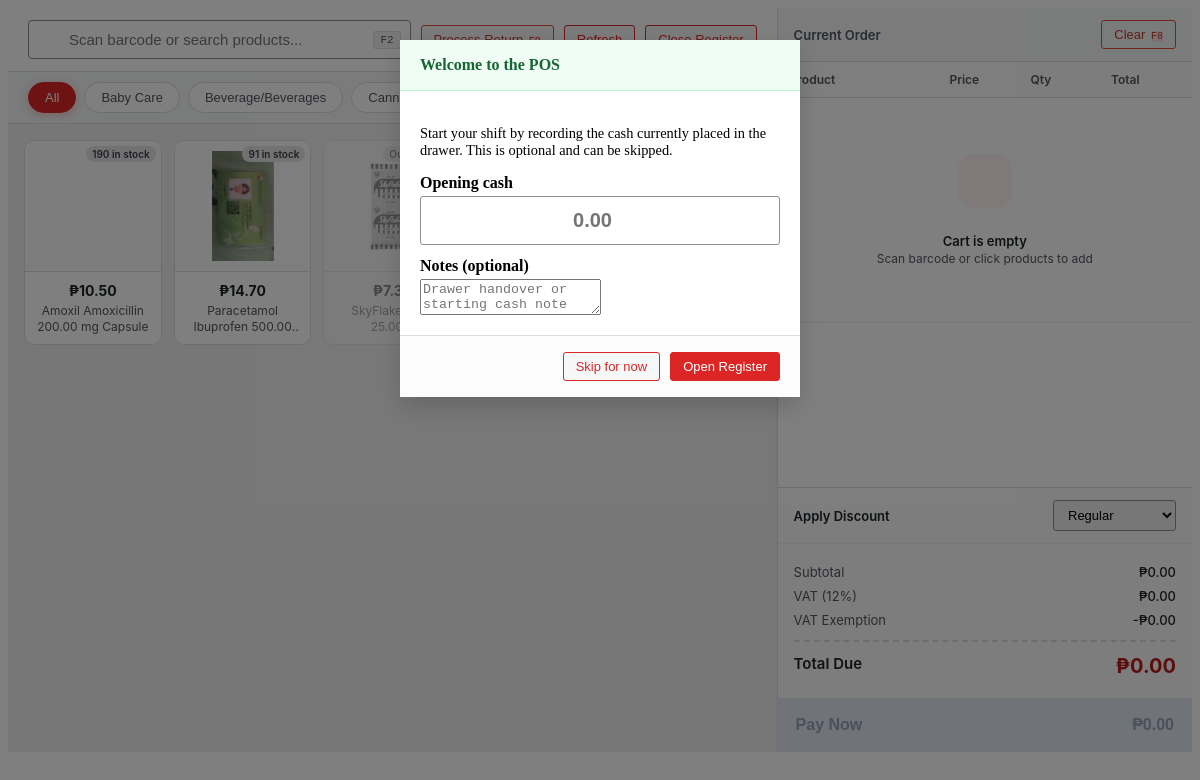
Page /reusablepage/salespos.php (signed in) on the committed database.
### tables this page shows
CREATE TABLE `product_categories` (
  `id` int(11) NOT NULL,
  `category_name` varchar(100) NOT NULL,
  `has_vat` tinyint(1) NOT NULL DEFAULT 0,
  `senior_discount` tinyint(1) NOT NULL DEFAULT 0,
  `pwd_discount` tinyint(1) NOT NULL DEFAULT 0
);

CREATE TABLE `products` (
  `id` int(11) NOT NULL,
  `branded_name` varchar(255) NOT NULL COMMENT 'Brand name (e.g., Amoxil)',
  `generic_name` varchar(255) NOT NULL COMMENT 'Generic/active ingredient (e.g., Amoxicillin)',
  `strength` decimal(10,2) NOT NULL DEFAULT 0.00 COMMENT 'Main strength value (e.g., 500mg)',
  `measurement_id` int(11) DEFAULT NULL COMMENT 'FK to unit_measurement table',
  `barcode` varchar(100) DEFAULT NULL COMMENT 'Barcode for POS scanning',
  `category_id` int(11) DEFAULT NULL,
  `classification_id` int(11) DEFAULT NULL,
  `units_per_package` int(11) DEFAULT NULL COMMENT 'Units per package/blister/bottle',
  `imageproduct` varchar(500) NOT NULL,
  `is_basic_necessities` tinyint(1) NOT NULL DEFAULT 0,
  `package_type` varchar(100) DEFAULT NULL COMMENT 'Blister, Bottle, Strip, Box, Jar, etc.',
  `dosage_form` varchar(100) DEFAULT NULL COMMENT 'Tablet, Capsule, Syrup, Suspension, Cream, Drops',
  `dosage_form_id` int(11) DEFAULT NULL,
  `strength_per_quantity` decimal(10,2) DEFAULT NULL COMMENT 'Qty for strength (e.g., 5 for 5mL in syrup)',
  `strength_per_quantity_unit` varchar(50) DEFAULT NULL COMMENT 'Unit for strength_per_quantity (e.g., mL, g)',
  `is_hidden` tinyint(1) NOT NULL DEFAULT 0
);

### function/workingpos.php (called while the page is built, shortened)
<?php
class Product {
    private $conn;
    public function __construct($db) {
        $this->conn = $db;
    }
    public function getProducts() {
        $sql = "SELECT p.*,
                    pc.category_name,
                    pc.has_vat, pc.senior_discount, pc.pwd_discount,
                    um.different_measurement AS measurement_name,
                    COALESCE(SUM(CASE
                        WHEN i.current_quantity > 0
                             AND (i.expiry_date IS NULL OR i.expiry_date >= CURDATE())
                        THEN i.current_quantity
                        ELSE 0
                    END), 0) AS stock,
                    MIN(CASE
                        WHEN i.current_quantity > 0
                             AND i.expiry_date IS NOT NULL
                             AND i.expiry_date >= CURDATE()
                        THEN i.expiry_date
                        ELSE NULL
                    END) AS earliest_expiry_date,
                    COALESCE((SELECT newest.sale_price
                              FROM inventory newest
                              WHERE newest.product_id = p.id
                              ORDER BY newest.date_received DESC, newest.id DESC
                              LIMIT 1), 0) AS total_price,
                    COALESCE((SELECT newest.purchase_cost
                              FROM inventory newest
                              WHERE newest.product_id = p.id
                              ORDER BY newest.date_received DESC, newest.id DESC
                              LIMIT 1), 0) AS net_price,
                    COALESCE((SELECT newest.sale_price
                              FROM inventory newest
                              WHERE newest.product_id = p.id
                              ORDER BY newest.date_received DESC, newest.id DESC
                              LIMIT 1), 0) AS sale_price
                FROM products p
                LEFT JOIN product_categories pc ON p.category_id = pc.id
                LEFT JOIN unit_measurement um ON p.measurement_id = um.unit_id
                LEFT JOIN inventory i ON p.id = i.product_id
                GROUP BY p.id
                ORDER BY p.generic_name ASC";
        $stmt = $this->conn->prepare($sql);
        $stmt->execute();
        return $stmt->fetchAll(PDO::FETCH_ASSOC);
    }
    public function getCategories() {
        $sql = "SELECT * FROM product_categories ORDER BY category_name ASC";
        $stmt = $this->conn->prepare($sql);
        $stmt->execute();
        return $stmt->fetchAll(PDO::FETCH_ASSOC);
    }
    public function getDiscounts() {
        $sql = "SELECT * FROM discounts ORDER BY id ASC";
        $stmt = $this->conn->prepare($sql);
        $stmt->execute();
        return $stmt->fetchAll(PDO::FETCH_ASSOC);
    }
}

### reusablepage/salespos.php (the view, shortened to what this page needs)
<?php
require_once __DIR__ . "/../conn/database.php";
require_once __DIR__ . "/../function/workingpos.php";
$product = new Product($db);
$products = $product->getProducts();
$categories = $product->getCategories();
$discounts = $product->getDiscounts();
?>
<link rel="stylesheet" href="../css/pos_wepos.css?v=1.7">
<div class="wepos-wrapper" id="weposApp">
    <div class="wepos-left">
        <div class="wepos-header">
            <div class="wepos-search-container">
                <input type="text" id="weposSearch" placeholder="Scan barcode or search products..." autocomplete="off">
                <kbd>F2</kbd>
            </div>
            <button type="button" class="wepos-btn wepos-btn-outline text-danger" style="border-color: #e74c3c; color: #c0392b;" onclick="openReturnModal()">
                    <i class="fas fa-undo-alt me-1"></i> Process Return <kbd style="font-size: 10px; background: #fee2e2; color: #c0392b; border: none; margin-left: 2px;">F9</kbd>
                </button>
            <button class="wepos-btn wepos-btn-outline" onclick="location.reload()">
            </button>
            <button class="wepos-btn wepos-btn-outline text-primary" onclick="weposOpenClosingModal()">
            </button>
        </div>
        <div class="wepos-categories">
            <button class="wepos-cat-btn active" onclick="weposFilterCat('All')">All</button>
            <?php foreach ($categories as $cat): ?>
                <button class="wepos-cat-btn" onclick="weposFilterCat('<?= htmlspecialchars($cat['category_name']) ?>')">
                    <?= htmlspecialchars($cat['category_name']) ?>
                </button>
            <?php endforeach; ?>
        </div>
        <div class="wepos-products-area">
            <div class="wepos-products-grid" id="weposGrid">
                <?php foreach ($products as $row): ?>
                    <?php
                        $stock = (int)($row['stock'] ?? 0);
                        $isOut = $stock <= 0;
                        $expiryDate = $row['earliest_expiry_date'] ?? null;
                        $isExpired = ($expiryDate && strtotime($expiryDate) < strtotime('today')) ? true : false;
                        $image = !empty($row['imageproduct']) ? "../img/" . $row['imageproduct'] : "";
                        $salePrice = (float)($row['total_price'] ?? $row['sale_price'] ?? 0);
                        $costPrice = (float)($row['net_price'] ?? $row['purchase_cost'] ?? $salePrice);
                    ?>
                    <div class="wepos-product-card <?= $isOut ? 'out-of-stock' : '' ?><?= $isExpired ? ' expired' : '' ?>"
                         data-id="<?= $row['id'] ?>"
                         data-name="<?= htmlspecialchars($row['branded_name']) ?> <?= htmlspecialchars($row['generic_name']) ?> <?= htmlspecialchars($row['strength'] ?? '') ?> <?= htmlspecialchars($row['measurement_name'] ?? '') ?><?= !empty(trim($row['dosage_form'] ?? '')) ? ' ' . htmlspecialchars(trim($row['dosage_form'])) : '' ?><?= isset($row['strength_per_quantity']) && $row['strength_per_quantity'] > 0 ? ' (' . htmlspecialchars((string)$row['strength_per_quantity']) . ' ' . htmlspecialchars(trim($row['strength_per_quantity_unit'] ?? '')) . ' per unit)' : '' ?>"
                         data-branded="<?= htmlspecialchars($row['branded_name']) ?>"
                         data-generic="<?= htmlspecialchars($row['generic_name']) ?>"
                         data-strength="<?= htmlspecialchars(trim(($row['strength'] ?? '') . (($row['strength'] ?? '') !== '' ? ' ' : '') . ($row['measurement_name'] ?? ''))) ?>"
                         data-form="<?= htmlspecialchars(trim($row['dosage_form'] ?? '')) ?>"
                         data-price="<?= $salePrice ?>"
                         data-net="<?= $costPrice ?>"
                         data-barcode="<?= htmlspecialchars($row['barcode'] ?? '') ?>"
                         data-category="<?= htmlspecialchars($row['category_name'] ?? 'Uncategorized') ?>"
                         data-has-vat="<?= (int)($row['has_vat'] ?? 0) ?>"
                         data-senior="<?= (int)($row['senior_discount'] ?? 0) ?>"
                         data-pwd="<?= (int)($row['pwd_discount'] ?? 0) ?>"
                         data-stock="<?= $stock ?>"
                         data-pcs="<?= (int)($row['pcs'] ?? 1) ?>"
                         data-expired="<?= $isExpired ? '1' : '0' ?>"
                         onclick="event.stopPropagation(); weposAddToCart(this)">
                        <div class="wepos-card-img">
                            <?php if ($image): ?>
                                <img src="<?= $image ?>" alt="">
                            <?php else: ?>
                                <i class="fas fa-box" style="font-size: 2rem; color: #cbd5e1;"></i>
                            <?php endif; ?>
                            <?php if ($isExpired): ?>
                                <span class="wepos-stock-badge expired">EXPIRED</span>
                            <?php elseif ($isOut): ?>
                                <span class="wepos-stock-badge empty">Out of Stock</span>
                            <?php else: ?>
                                <span class="wepos-stock-badge <?= $stock <= 10 ? 'low' : '' ?>"><?= $stock ?> in stock</span>
                            <?php endif; ?>
                        </div>
                        <div class="wepos-card-info">
                            <div class="wepos-card-price">₱<?= number_format($salePrice, 2) ?></div>
                            <div class="wepos-card-name">
                                <?= htmlspecialchars($row['branded_name']) ?> <?= htmlspecialchars($row['generic_name']) ?> <?= htmlspecialchars($row['strength'] ?? '') ?> <?= htmlspecialchars($row['measurement_name'] ?? '') ?><?= !empty(trim($row['dosage_form'] ?? '')) ? ' ' . htmlspecialchars(trim($row['dosage_form'])) : '' ?>
                            </div>
                        </div>
                    </div>
                <?php endforeach; ?>
            </div>
        </div>
    </div>
    <div class="wepos-right">
        <div class="wepos-cart-header">
            <span style="font-size:13px; font-weight:600; color:#50575e;"><i class="fas fa-shopping-cart me-1"></i> Current Order</span>
            <div class="wepos-cart-actions">
                <button class="wepos-btn wepos-btn-outline text-danger" style="border-color: #e74c3c; color: #c0392b;" onclick="weposClearCart()">
                    <i class="fas fa-trash-alt me-1"></i> Clear <kbd style="font-size: 10px; background: #fee2e2; color: #c0392b; border: none; margin-left: 2px;">F8</kbd>
                </button>
            </div>
        </div>
        <div class="wepos-cart-items">
            <table class="wepos-cart-table">
                <thead>
                    <tr>
                        <th class="wepos-col-name">Product</th>
                        <th class="wepos-col-price">Price</th>
                        <th class="wepos-col-qty">Qty</th>
                        <th class="wepos-col-total">Total</th>
                        <th class="wepos-col-action"></th>
                    </tr>
                </thead>
                <tbody id="weposCartBody">
                </tbody>
            </table>
        </div>
        <div class="wepos-checkout-area">
            <div class="wepos-discount-row">
                <div class="wepos-discount-label"><i class="fas fa-tags text-primary"></i> Apply Discount</div>
                <select id="weposDiscount" class="wepos-select" onchange="weposOnDiscountChange(this)">
                    <?php foreach ($discounts as $d): ?>
                        <?php
                            $discountName = trim((string)($d['discount_name'] ?? ''));
                            $discountRate = (float)($d['discount_rate'] ?? 0);
                            $isStatutoryDiscount = stripos($discountName, 'senior') !== false || stripos($discountName, 'pwd') !== false;
                            $displayName = $discountName;
                            $displayRate = number_format($discountRate > 1 ? $discountRate / 100 : $discountRate, 2, '.', '');
                            $displayRule = $isStatutoryDiscount ? 'statutory' : 'regular';
                            $displayExempt = $isStatutoryDiscount ? 1 : (int)($d['is_vat_exempt'] ?? 0);
                        ?>
                        <option value="<?= (int)$d['id'] ?>"
                                data-rate="<?= $displayRate ?>"
                                data-rule="<?= $displayRule ?>"
                                data-exempt="<?= $displayExempt ?>"
                                <?= ($discountRate == 0) ? 'selected' : '' ?>>
                            <?= htmlspecialchars($displayName, ENT_QUOTES, 'UTF-8') ?>
                        </option>
                    <?php endforeach; ?>
                </select>
            </div>
            <div class="wepos-calc-box">
                <div class="wepos-calc-row">
                    <span>Subtotal</span>
                    <span id="calcSub">₱0.00</span>
                </div>
                <div class="wepos-calc-row text-muted" id="rowVat" style="display:none;">
                    <span>VAT (12%)</span>
                    <span id="calcVat">+₱0.00</span>
                </div>
                <div class="wepos-calc-row text-muted" id="rowVatExempt" style="display:none;">
                    <span>VAT Exemption</span>
                    <span id="calcVatExempt">-₱0.00</span>
                </div>
                <div class="wepos-calc-row total-row">
                    <span>Total Due</span>
                    <span class="wepos-grand-total" id="calcTotal">₱0.00</span>
                </div>
            </div>
            <button class="wepos-pay-btn" id="weposPayBtn" onclick="weposOpenPayModal()" disabled>
                <span>Pay Now</span>
                <span class="wepos-pay-amount" id="btnTotalAmount">₱0.00</span>
            </button>
        </div>
    </div>
</div>
<div class="wepos-modal-overlay" id="registerOpeningModal" style="display:none;" onclick="weposCloseOpeningModal(event)">
    <div class="wepos-modal" onclick="event.stopPropagation()" style="max-width:440px;">
        <div class="wepos-modal-head" style="background:#f0fdf4; border-bottom:1px solid #bbf7d0;">
            <h5 style="color:#166534;"><i class="fas fa-hand-sparkles me-2"></i>Welcome to the POS</h5>
            <button type="button" onclick="weposCloseOpeningModal()"><i class="fas fa-times"></i></button>
        </div>
        <div class="wepos-modal-body">
            <p class="text-muted" style="font-size:0.9rem;">Start your shift by recording the cash currently placed in the drawer. This is optional and can be skipped.</p>
            <label for="openingCashAmount" style="font-weight:600; display:block; margin-bottom:4px;">Opening cash</label>
            <input type="number" id="openingCashAmount" class="wepos-input-lg" min="0" step="0.01" placeholder="0.00" autofocus>
            <label for="openingCashNotes" style="font-weight:600; display:block; margin:12px 0 4px;">Notes (optional)</label>
            <textarea id="openingCashNotes" rows="2" class="form-control" placeholder="Drawer handover or starting cash note"></textarea>
        </div>
        <div class="wepos-modal-foot">
            <button type="button" class="wepos-btn wepos-btn-outline" onclick="weposSkipOpeningModal()">Skip for now</button>
            <button type="button" class="wepos-btn wepos-btn-primary" id="confirmOpeningBtn" onclick="weposSubmitRegisterOpening()">Open Register</button>
        </div>
    </div>
</div>

### rows in the picture
product_categories: category_name "Baby Care"
product_categories: category_name "Beverage/Beverages"
product_categories: category_name "Canned…"
products: stock "190", salePrice "10.50", branded_name "Amoxil", generic_name "Amoxicillin", strength "200.00", measurement_name "mg", dosage_form "Capsule"
products: imageproduct (picture), stock "91", salePrice "14.70", branded_name "Paracetamol", generic_name "Ibuprofen", strength "500.00"
products: imageproduct (picture), shows "Out…", salePrice "7.35", branded_name "SkyFlakes", strength "25.00"

### other values in the picture
form field value "Regular"
